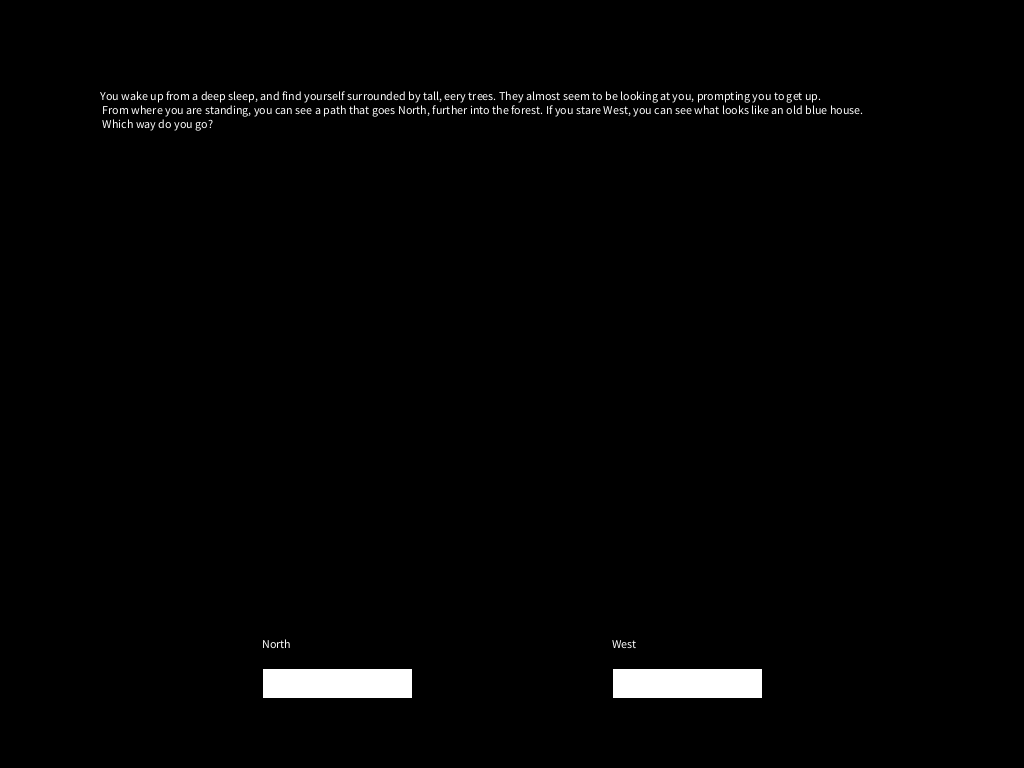
Frame 1 (no input)
Frame 60 (the mouse pressed at the canvas centre just before this capture): identical to frame 1, image omitted
Frame 120 (the mouse held since frame 60 and released just before this capture): identical to frame 1, image omitted

The Processing sketch that drew this single still picture (run headless with seeded random() and noise(); from frame 60 on, the mouse is pressed at the canvas centre):

// Processing sketch: midtermWork
// ── midtermWork.pde
PVector buttonSize = new PVector (150, 30);
 
int levelNumber;
 
String textForMyLevel [];
String buttonOneText [];
String buttonTwoText [];
int playerChoice; 
 
void setup ()
{
  size (1024, 768);
 
  levelNumber = 0;
  playerChoice = 0;
  textForMyLevel = new String [9];
  textSize(12);
 
  textForMyLevel[0] = "You wake up from a deep sleep, and find yourself surrounded by tall, eery trees. They almost seem to be looking at you, prompting you to get up.\n From where you are standing, you can see a path that goes North, further into the forest. If you stare West, you can see what looks like an old blue house.\n Which way do you go?";
  textForMyLevel[1] = "You hear running water nearby, and follow the path going North. After several hundred feet you find yourself by a creek.\n There doesn't seem to be another path.\n Do you swim, or turn back? ";
  textForMyLevel[2] = "You trek West and follow the path in front of you. There doesn't seem to be anything around here, no birds, no squirrels, no sounds.\n You begin to approach the blue house. It almst seems darker then before outside. You can see a window up front, a door stands right beside it.\n Approach window or knock on door?";
  textForMyLevel[3] = "You slowly enter the water. Your body spasms from the intense cold of the water.You look down and realize you don't see what's in the water.";
  textForMyLevel[4] = "You've made it about hafway through the creek when you feel something tug on your foot. Before you can properly react, you find yourself underwater, gasping for air.\n As you look down, a mermaid like creature locks its eyes with yours.\n You see the whites in it's eyes and then everything fades to black.\n YOU ARE DEAD"; 
  textForMyLevel[5] = "You peer into the window. From what you can see, the house is mostly empty. Old beige rags drap over what remains of the furniture.\n You tap the glass. While further examining the window, you notice it is not completely locked. Open the window, or try the door?";
  textForMyLevel[6] = "You knock on the door hard, and are stunned when a desheveled figure opens the door. It seems to be swinging a knife in your direction.\n you feel a sharp pain in your stomach. You look down and see blood seeping through your shirt. YOU ARE DEAD";
  textForMyLevel[7] = "You open the window slowly.";
 
  buttonOneText = new String [9];
  buttonOneText[0] = "North";
  buttonOneText[1] = "Swim";
  buttonOneText[2] = "Window";
  buttonOneText[3] = "Continue";
  buttonOneText[4] = "Restart";
  buttonOneText[5] = "Open Window";
  buttonOneText[6] = "Restart";
  buttonOneText[7] = "Run";
 
 
  buttonTwoText = new String [9];
  buttonTwoText[0] = "West";
  buttonTwoText[1] = "Turn Back";
  buttonTwoText[2] = "Door";
  buttonTwoText[3] = "Continue";
  buttonTwoText[4] = "Restart";
  buttonTwoText[5] = "Try Door";
  buttonTwoText[6] = "Restart";
  buttonTwoText[7] = "Hide";
}
 
void draw ()
{
  background (0);
 
  // the stuff for all levels
  rect(width/2 - buttonSize.x - 100, height - 100, buttonSize.x, buttonSize.y);
  if (!buttonTwoText[levelNumber].equals(buttonOneText[levelNumber]))
    rect(width/2 + 100, height - 100, buttonSize.x, buttonSize.y); 
 
  PrintMyButtonTexts();
  PrintMyLevelText();
 
  // stuff depending on levelNumber 
  if (levelNumber == 0)
  {
    LevelZero();
  } else if (levelNumber == 1)
  {
    LevelOne();
  } else if (levelNumber == 2) 
  {
    LevelTwo();
  } else if (levelNumber == 3) 
  {
    LevelThree();
  } else if (levelNumber == 4) 
  {
    LevelFour();
  } else if (levelNumber == 5) 
  {
    LevelFive();
  } else if (levelNumber == 6) 
  {
    LevelSix();
  } else if (levelNumber == 7) 
  {
    LevelSeven();
  }
}
 
// -----------------------------------------------------
 
void PrintMyLevelText ()
{
  text(textForMyLevel[levelNumber], 100, 100);
}
 
void PrintMyButtonTexts ()
{
  text(buttonOneText[levelNumber], width/2 - buttonSize.x - 100, height - 150 + buttonSize.y);
  if (!buttonTwoText[levelNumber].equals(buttonOneText[levelNumber]))
    text(buttonTwoText[levelNumber], width/2 + 100, height - 150 + buttonSize.y);
}
 
// -----------------------------------------------------
 
void mousePressed() {
  playerChoice = buttonSelection ();
}
 
int buttonSelection ()
{
  // default 
  int thingToReturn = 0;
 
  if (mouseX >= (width/2 - buttonSize.x - 100) && 
    mouseX <= (width/2 - 100) && 
    mouseY >= (height - 100) &&
    mouseY <= (height - 100 + buttonSize.y))
  {
    println ("inside the left button on X");
    if (mousePressed)
    {
      println ("mouse pressed inside the left button");
      thingToReturn = 1;
    }
  } else if (mouseX >= (width/2 + 100) &&
    mouseX <= (width/2 + 100 + buttonSize.x) && 
    mouseY >= (height - 100) && 
    mouseY <= (height - 100 + buttonSize.y))
  {
    println ("inside the right button on X");
    if (mousePressed)
    {
      println ("mouse pressed inside the right button");
      thingToReturn = 2;
    }
  }
 
  return thingToReturn;
}
 
// -----------------------------------------------------
 
void LevelZero ()
{
  if (playerChoice == 1)
  {
    levelNumber = 1;
  } else if (playerChoice == 2)
  {
    levelNumber = 2;
  }
  playerChoice=0;
}
 
void LevelOne ()
{
  if (playerChoice == 1)
  {
    levelNumber = 3;
    println("Hello from the other side");
  } else if (playerChoice == 2)
  {
    levelNumber = 0;
  }
  println ("I'm in level 1");
  playerChoice=0;
}
 
void LevelTwo ()
{
  if (playerChoice == 1)
  {
    levelNumber = 5;
  } else if (playerChoice == 2)
  {
    levelNumber = 6;
  }
  println ("I'm in level 2");
  playerChoice=0;
}
 
void LevelThree()
{
  if (playerChoice == 1)
  {
    levelNumber = 4;
  } else if (playerChoice == 2)
  {
    levelNumber = 0;
  }
  println ("I'm in level 3");
  playerChoice=0;
}
 
void LevelFour()
{
  if (playerChoice == 1)
  {
    levelNumber = 0;
  } else if (playerChoice == 2)
  {
    levelNumber = 0;
  }
  println ("I'm in level 4");
  playerChoice=0;
}
 
void LevelFive()
{
  if (playerChoice == 1)
  {
    levelNumber = 7;
  } else if (playerChoice == 2)
  {
    levelNumber = 6;
  }
  println ("I'm in level 5");
  playerChoice=0;
}
 
void LevelSix()
{
  if (playerChoice == 1)
  {
    levelNumber = 0;
  } else if (playerChoice == 2)
  {
    levelNumber = 0;
  }
  println ("I'm in level 6");
  playerChoice=0;
}
 
void LevelSeven()
{
  if (playerChoice == 1)
  {
    levelNumber = 0;
  } else if (playerChoice == 2)
  {
    levelNumber = 0;
  }
  println ("I'm in level 7");
  playerChoice=0;
}
// -----------------------------------------------------
//
